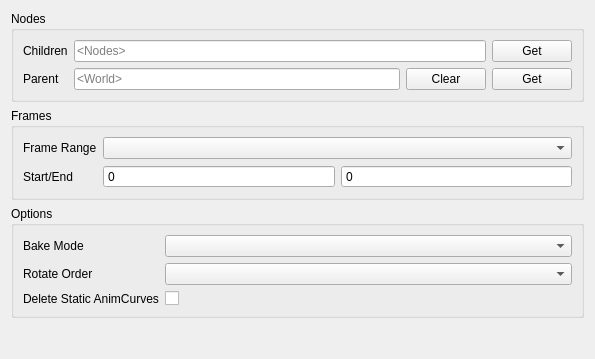
<?xml version="1.0" encoding="UTF-8"?>
<ui version="4.0">
 <class>Form</class>
 <widget class="QWidget" name="Form">
  <property name="geometry">
   <rect>
    <x>0</x>
    <y>0</y>
    <width>595</width>
    <height>359</height>
   </rect>
  </property>
  <property name="windowTitle">
   <string>Form</string>
  </property>
  <layout class="QVBoxLayout" name="verticalLayout">
   <item>
    <widget class="QGroupBox" name="nodes_groupBox">
     <property name="title">
      <string>Nodes</string>
     </property>
     <layout class="QFormLayout" name="nodes_layout">
      <item row="0" column="0">
       <widget class="QLabel" name="childrenLabel">
        <property name="text">
         <string>Children</string>
        </property>
       </widget>
      </item>
      <item row="1" column="0">
       <widget class="QLabel" name="parentLabel">
        <property name="text">
         <string>Parent</string>
        </property>
       </widget>
      </item>
      <item row="1" column="1">
       <layout class="QHBoxLayout" name="parent_layout">
        <item>
         <widget class="QLineEdit" name="parentLineEdit">
          <property name="placeholderText">
           <string>&lt;World&gt;</string>
          </property>
         </widget>
        </item>
        <item>
         <widget class="QPushButton" name="parentClearButton">
          <property name="text">
           <string>Clear</string>
          </property>
         </widget>
        </item>
        <item>
         <widget class="QPushButton" name="parentGetButton">
          <property name="text">
           <string>Get</string>
          </property>
         </widget>
        </item>
       </layout>
      </item>
      <item row="0" column="1">
       <layout class="QHBoxLayout" name="children_layout">
        <item>
         <widget class="QLineEdit" name="childrenLineEdit">
          <property name="placeholderText">
           <string>&lt;Nodes&gt;</string>
          </property>
         </widget>
        </item>
        <item>
         <widget class="QPushButton" name="childrenGetButton">
          <property name="text">
           <string>Get</string>
          </property>
         </widget>
        </item>
       </layout>
      </item>
     </layout>
    </widget>
   </item>
   <item>
    <widget class="QGroupBox" name="frameRangeOptions_groupBox">
     <property name="title">
      <string>Frames</string>
     </property>
     <layout class="QFormLayout" name="frameRangeOptions_layout">
      <item row="0" column="0">
       <widget class="QLabel" name="frameRangeModeLabel">
        <property name="text">
         <string>Frame Range</string>
        </property>
       </widget>
      </item>
      <item row="0" column="1">
       <widget class="QComboBox" name="frameRangeModeComboBox"/>
      </item>
      <item row="1" column="0">
       <widget class="QLabel" name="frameRangeLabel">
        <property name="text">
         <string>Start/End</string>
        </property>
       </widget>
      </item>
      <item row="1" column="1">
       <layout class="QHBoxLayout" name="frameRangeMode_layout">
        <item>
         <widget class="QSpinBox" name="frameRangeStartSpinBox">
          <property name="buttonSymbols">
           <enum>QAbstractSpinBox::NoButtons</enum>
          </property>
          <property name="maximum">
           <number>999999</number>
          </property>
         </widget>
        </item>
        <item>
         <widget class="QSpinBox" name="frameRangeEndSpinBox">
          <property name="buttonSymbols">
           <enum>QAbstractSpinBox::NoButtons</enum>
          </property>
          <property name="prefix">
           <string/>
          </property>
          <property name="maximum">
           <number>999999</number>
          </property>
         </widget>
        </item>
       </layout>
      </item>
     </layout>
    </widget>
   </item>
   <item>
    <widget class="QGroupBox" name="options_groupBox">
     <property name="title">
      <string>Options</string>
     </property>
     <layout class="QFormLayout" name="formLayout">
      <item row="0" column="0">
       <widget class="QLabel" name="bakeModeLabel">
        <property name="text">
         <string>Bake Mode</string>
        </property>
       </widget>
      </item>
      <item row="0" column="1">
       <widget class="QComboBox" name="bakeModeComboBox"/>
      </item>
      <item row="1" column="0">
       <widget class="QLabel" name="rotateOrderModeLabel">
        <property name="text">
         <string>Rotate Order</string>
        </property>
       </widget>
      </item>
      <item row="1" column="1">
       <widget class="QComboBox" name="rotateOrderModeComboBox"/>
      </item>
      <item row="2" column="0">
       <widget class="QLabel" name="deleteStaticAnimCurvesLabel">
        <property name="text">
         <string>Delete Static AnimCurves</string>
        </property>
       </widget>
      </item>
      <item row="2" column="1">
       <widget class="QCheckBox" name="deleteStaticAnimCurvesCheckBox"/>
      </item>
     </layout>
    </widget>
   </item>
   <item>
    <spacer name="verticalSpacer">
     <property name="orientation">
      <enum>Qt::Vertical</enum>
     </property>
     <property name="sizeHint" stdset="0">
      <size>
       <width>20</width>
       <height>40</height>
      </size>
     </property>
    </spacer>
   </item>
  </layout>
 </widget>
 <resources/>
 <connections/>
</ui>
